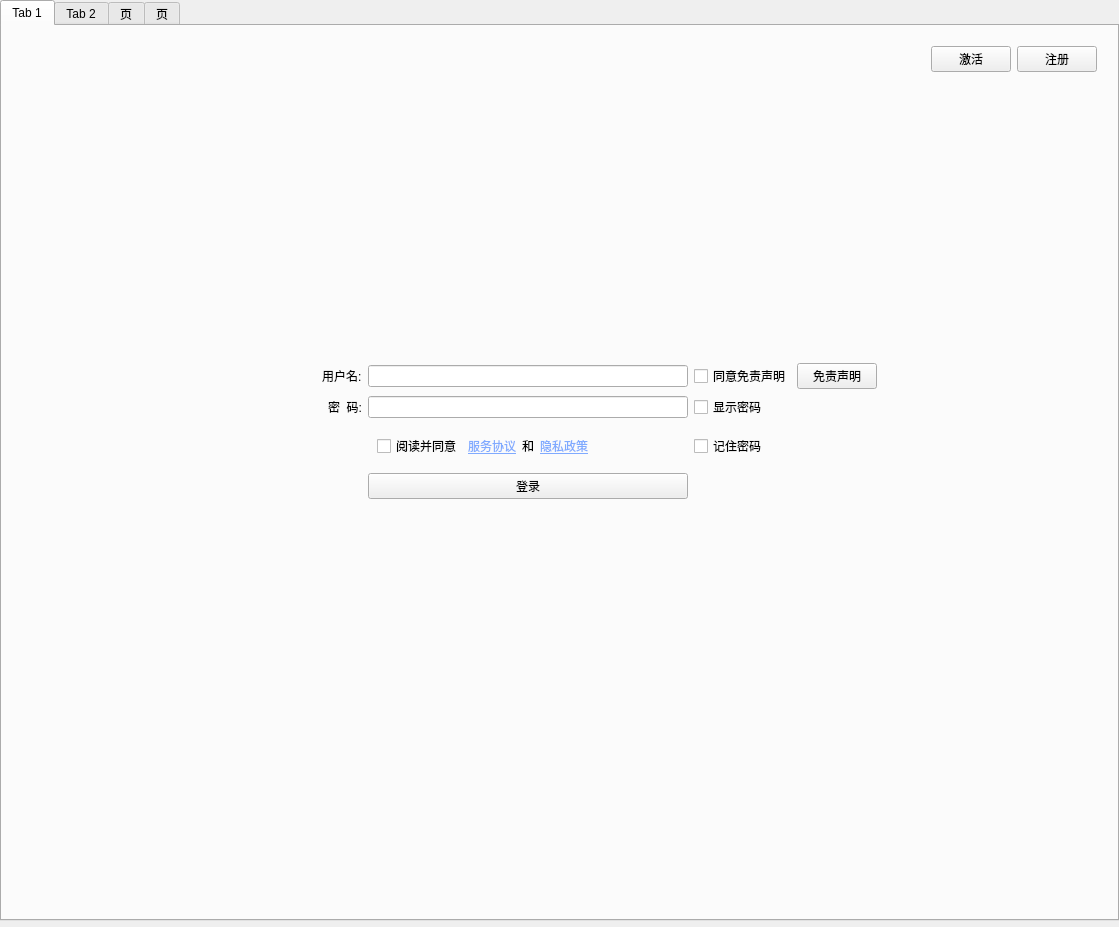
<?xml version="1.0" encoding="UTF-8"?>
<ui version="4.0">
 <class>JLoginOrigin</class>
 <widget class="qMRMLWidget" name="JLoginOrigin">
  <property name="geometry">
   <rect>
    <x>0</x>
    <y>0</y>
    <width>1119</width>
    <height>927</height>
   </rect>
  </property>
  <property name="styleSheet">
   <string notr="true"/>
  </property>
  <layout class="QVBoxLayout" name="verticalLayout">
   <property name="leftMargin">
    <number>0</number>
   </property>
   <property name="topMargin">
    <number>0</number>
   </property>
   <property name="rightMargin">
    <number>0</number>
   </property>
   <property name="bottomMargin">
    <number>6</number>
   </property>
   <item>
    <widget class="QWidget" name="widget" native="true">
     <layout class="QVBoxLayout" name="verticalLayout_3">
      <property name="leftMargin">
       <number>0</number>
      </property>
      <property name="topMargin">
       <number>0</number>
      </property>
      <property name="rightMargin">
       <number>0</number>
      </property>
      <property name="bottomMargin">
       <number>0</number>
      </property>
      <item>
       <widget class="QTabWidget" name="tabWidget">
        <property name="currentIndex">
         <number>0</number>
        </property>
        <widget class="QWidget" name="tab">
         <attribute name="title">
          <string>Tab 1</string>
         </attribute>
         <layout class="QVBoxLayout" name="verticalLayout_4">
          <property name="leftMargin">
           <number>0</number>
          </property>
          <property name="topMargin">
           <number>20</number>
          </property>
          <property name="rightMargin">
           <number>0</number>
          </property>
          <property name="bottomMargin">
           <number>0</number>
          </property>
          <item>
           <layout class="QVBoxLayout" name="verticalLayout_2">
            <item>
             <layout class="QHBoxLayout" name="horizontalLayout" stretch="0,1,0,0,0">
              <item>
               <spacer name="horizontalSpacer">
                <property name="orientation">
                 <enum>Qt::Horizontal</enum>
                </property>
                <property name="sizeHint" stdset="0">
                 <size>
                  <width>95</width>
                  <height>20</height>
                 </size>
                </property>
               </spacer>
              </item>
              <item>
               <widget class="QLabel" name="r_error_text_2">
                <property name="styleSheet">
                 <string notr="true">color: rgb(255, 0, 4);</string>
                </property>
                <property name="text">
                 <string/>
                </property>
                <property name="alignment">
                 <set>Qt::AlignCenter</set>
                </property>
               </widget>
              </item>
              <item>
               <widget class="QPushButton" name="pushButton">
                <property name="text">
                 <string>激活</string>
                </property>
               </widget>
              </item>
              <item>
               <widget class="QPushButton" name="BtnReturnToRegister">
                <property name="text">
                 <string>注册</string>
                </property>
               </widget>
              </item>
              <item>
               <spacer name="horizontalSpacer_2">
                <property name="orientation">
                 <enum>Qt::Horizontal</enum>
                </property>
                <property name="sizeType">
                 <enum>QSizePolicy::Fixed</enum>
                </property>
                <property name="sizeHint" stdset="0">
                 <size>
                  <width>20</width>
                  <height>20</height>
                 </size>
                </property>
               </spacer>
              </item>
             </layout>
            </item>
            <item>
             <layout class="QGridLayout" name="gridLayout">
              <property name="sizeConstraint">
               <enum>QLayout::SetDefaultConstraint</enum>
              </property>
              <item row="3" column="4">
               <widget class="QCheckBox" name="l_cb_show_password">
                <property name="text">
                 <string>显示密码</string>
                </property>
               </widget>
              </item>
              <item row="2" column="0">
               <spacer name="horizontalSpacer_3">
                <property name="orientation">
                 <enum>Qt::Horizontal</enum>
                </property>
                <property name="sizeHint" stdset="0">
                 <size>
                  <width>40</width>
                  <height>20</height>
                 </size>
                </property>
               </spacer>
              </item>
              <item row="3" column="5">
               <spacer name="horizontalSpacer_4">
                <property name="orientation">
                 <enum>Qt::Horizontal</enum>
                </property>
                <property name="sizeHint" stdset="0">
                 <size>
                  <width>40</width>
                  <height>20</height>
                 </size>
                </property>
               </spacer>
              </item>
              <item row="3" column="2">
               <widget class="QLineEdit" name="l_password">
                <property name="echoMode">
                 <enum>QLineEdit::Password</enum>
                </property>
               </widget>
              </item>
              <item row="2" column="2">
               <widget class="QLineEdit" name="l_username"/>
              </item>
              <item row="2" column="1">
               <widget class="QLabel" name="label">
                <property name="text">
                 <string>用户名:</string>
                </property>
               </widget>
              </item>
              <item row="1" column="2">
               <spacer name="verticalSpacer_2">
                <property name="orientation">
                 <enum>Qt::Vertical</enum>
                </property>
                <property name="sizeHint" stdset="0">
                 <size>
                  <width>20</width>
                  <height>40</height>
                 </size>
                </property>
               </spacer>
              </item>
              <item row="3" column="1">
               <widget class="QLabel" name="label_2">
                <property name="text">
                 <string>密  码:</string>
                </property>
                <property name="alignment">
                 <set>Qt::AlignRight|Qt::AlignTrailing|Qt::AlignVCenter</set>
                </property>
               </widget>
              </item>
              <item row="5" column="2">
               <widget class="QPushButton" name="BtnDoLogin">
                <property name="text">
                 <string>登录</string>
                </property>
               </widget>
              </item>
              <item row="4" column="2">
               <widget class="QWidget" name="groupRead" native="true">
                <property name="sizePolicy">
                 <sizepolicy hsizetype="Preferred" vsizetype="Fixed">
                  <horstretch>0</horstretch>
                  <verstretch>0</verstretch>
                 </sizepolicy>
                </property>
                <property name="minimumSize">
                 <size>
                  <width>0</width>
                  <height>24</height>
                 </size>
                </property>
                <layout class="QHBoxLayout" name="horizontalLayout_10">
                 <item>
                  <widget class="QCheckBox" name="checkUserAgreement">
                   <property name="text">
                    <string>阅读并同意</string>
                   </property>
                  </widget>
                 </item>
                 <item>
                  <widget class="QPushButton" name="btnUserAgreement">
                   <property name="styleSheet">
                    <string notr="true">border-radius: 0px;
  border: none;
  background-color: transparent;
  text-decoration: underline;
  color: #80AAFF;</string>
                   </property>
                   <property name="text">
                    <string>服务协议</string>
                   </property>
                  </widget>
                 </item>
                 <item>
                  <widget class="QLabel" name="label_9">
                   <property name="text">
                    <string>和</string>
                   </property>
                  </widget>
                 </item>
                 <item>
                  <widget class="QPushButton" name="btnPrivacyPolicy">
                   <property name="styleSheet">
                    <string notr="true">border-radius: 0px;
  border: none;
  background-color: transparent;
  text-decoration: underline;
  color: #80AAFF;</string>
                   </property>
                   <property name="text">
                    <string>隐私政策</string>
                   </property>
                  </widget>
                 </item>
                 <item>
                  <spacer name="horizontalSpacer_18">
                   <property name="orientation">
                    <enum>Qt::Horizontal</enum>
                   </property>
                   <property name="sizeHint" stdset="0">
                    <size>
                     <width>40</width>
                     <height>20</height>
                    </size>
                   </property>
                  </spacer>
                 </item>
                </layout>
               </widget>
              </item>
              <item row="4" column="4">
               <widget class="QCheckBox" name="l_cb_remember_password">
                <property name="text">
                 <string>记住密码</string>
                </property>
               </widget>
              </item>
              <item row="2" column="5">
               <widget class="QPushButton" name="pushButton_2">
                <property name="sizePolicy">
                 <sizepolicy hsizetype="Fixed" vsizetype="Fixed">
                  <horstretch>0</horstretch>
                  <verstretch>0</verstretch>
                 </sizepolicy>
                </property>
                <property name="text">
                 <string>免责声明</string>
                </property>
               </widget>
              </item>
              <item row="2" column="4">
               <widget class="QCheckBox" name="l_cb_show_agree">
                <property name="text">
                 <string>同意免责声明</string>
                </property>
               </widget>
              </item>
             </layout>
            </item>
            <item>
             <layout class="QHBoxLayout" name="horizontalLayout_4"/>
            </item>
            <item>
             <spacer name="verticalSpacer_8">
              <property name="orientation">
               <enum>Qt::Vertical</enum>
              </property>
              <property name="sizeType">
               <enum>QSizePolicy::Expanding</enum>
              </property>
              <property name="sizeHint" stdset="0">
               <size>
                <width>20</width>
                <height>10</height>
               </size>
              </property>
             </spacer>
            </item>
           </layout>
          </item>
         </layout>
        </widget>
        <widget class="QWidget" name="tab_2">
         <attribute name="title">
          <string>Tab 2</string>
         </attribute>
         <layout class="QVBoxLayout" name="verticalLayout_6">
          <property name="leftMargin">
           <number>0</number>
          </property>
          <property name="topMargin">
           <number>20</number>
          </property>
          <property name="rightMargin">
           <number>0</number>
          </property>
          <property name="bottomMargin">
           <number>0</number>
          </property>
          <item>
           <layout class="QVBoxLayout" name="verticalLayout_5">
            <item>
             <layout class="QHBoxLayout" name="horizontalLayout_2" stretch="0,0,1,0,0">
              <item>
               <spacer name="horizontalSpacer_5">
                <property name="orientation">
                 <enum>Qt::Horizontal</enum>
                </property>
                <property name="sizeHint" stdset="0">
                 <size>
                  <width>95</width>
                  <height>20</height>
                 </size>
                </property>
               </spacer>
              </item>
              <item>
               <widget class="QLabel" name="label_6">
                <property name="text">
                 <string/>
                </property>
               </widget>
              </item>
              <item>
               <widget class="QLabel" name="r_error_text">
                <property name="styleSheet">
                 <string notr="true">color: rgb(255, 0, 4);</string>
                </property>
                <property name="text">
                 <string/>
                </property>
                <property name="alignment">
                 <set>Qt::AlignCenter</set>
                </property>
               </widget>
              </item>
              <item>
               <widget class="QPushButton" name="BtnReturnToLogin">
                <property name="text">
                 <string>登录</string>
                </property>
               </widget>
              </item>
              <item>
               <spacer name="horizontalSpacer_6">
                <property name="orientation">
                 <enum>Qt::Horizontal</enum>
                </property>
                <property name="sizeType">
                 <enum>QSizePolicy::Fixed</enum>
                </property>
                <property name="sizeHint" stdset="0">
                 <size>
                  <width>20</width>
                  <height>20</height>
                 </size>
                </property>
               </spacer>
              </item>
             </layout>
            </item>
            <item>
             <spacer name="verticalSpacer_3">
              <property name="orientation">
               <enum>Qt::Vertical</enum>
              </property>
              <property name="sizeHint" stdset="0">
               <size>
                <width>20</width>
                <height>40</height>
               </size>
              </property>
             </spacer>
            </item>
            <item>
             <layout class="QGridLayout" name="gridLayout_2">
              <property name="sizeConstraint">
               <enum>QLayout::SetDefaultConstraint</enum>
              </property>
              <item row="0" column="4">
               <spacer name="horizontalSpacer_8">
                <property name="orientation">
                 <enum>Qt::Horizontal</enum>
                </property>
                <property name="sizeHint" stdset="0">
                 <size>
                  <width>40</width>
                  <height>20</height>
                 </size>
                </property>
               </spacer>
              </item>
              <item row="1" column="1">
               <widget class="QLabel" name="label_3">
                <property name="text">
                 <string>密  码:</string>
                </property>
                <property name="alignment">
                 <set>Qt::AlignRight|Qt::AlignTrailing|Qt::AlignVCenter</set>
                </property>
               </widget>
              </item>
              <item row="2" column="1">
               <widget class="QLabel" name="label_5">
                <property name="text">
                 <string>重复密码:</string>
                </property>
                <property name="alignment">
                 <set>Qt::AlignRight|Qt::AlignTrailing|Qt::AlignVCenter</set>
                </property>
               </widget>
              </item>
              <item row="0" column="0">
               <spacer name="horizontalSpacer_7">
                <property name="orientation">
                 <enum>Qt::Horizontal</enum>
                </property>
                <property name="sizeHint" stdset="0">
                 <size>
                  <width>40</width>
                  <height>20</height>
                 </size>
                </property>
               </spacer>
              </item>
              <item row="0" column="2">
               <widget class="QLineEdit" name="r_username"/>
              </item>
              <item row="3" column="2">
               <widget class="QPushButton" name="BtnDoRegister">
                <property name="text">
                 <string>注册</string>
                </property>
               </widget>
              </item>
              <item row="2" column="2">
               <widget class="QLineEdit" name="r_password_2">
                <property name="echoMode">
                 <enum>QLineEdit::Password</enum>
                </property>
               </widget>
              </item>
              <item row="0" column="1">
               <widget class="QLabel" name="label_4">
                <property name="text">
                 <string>用户名:</string>
                </property>
                <property name="alignment">
                 <set>Qt::AlignRight|Qt::AlignTrailing|Qt::AlignVCenter</set>
                </property>
               </widget>
              </item>
              <item row="1" column="2">
               <widget class="QLineEdit" name="r_password_1">
                <property name="echoMode">
                 <enum>QLineEdit::Password</enum>
                </property>
               </widget>
              </item>
              <item row="0" column="3">
               <widget class="QComboBox" name="r_user_auth">
                <item>
                 <property name="text">
                  <string>管理员</string>
                 </property>
                </item>
                <item>
                 <property name="text">
                  <string>普通用户</string>
                 </property>
                </item>
               </widget>
              </item>
             </layout>
            </item>
            <item>
             <spacer name="verticalSpacer_4">
              <property name="orientation">
               <enum>Qt::Vertical</enum>
              </property>
              <property name="sizeHint" stdset="0">
               <size>
                <width>20</width>
                <height>40</height>
               </size>
              </property>
             </spacer>
            </item>
           </layout>
          </item>
         </layout>
        </widget>
        <widget class="QWidget" name="tab_3">
         <attribute name="title">
          <string>页</string>
         </attribute>
         <layout class="QVBoxLayout" name="verticalLayout_8">
          <property name="leftMargin">
           <number>0</number>
          </property>
          <property name="topMargin">
           <number>20</number>
          </property>
          <property name="rightMargin">
           <number>0</number>
          </property>
          <property name="bottomMargin">
           <number>0</number>
          </property>
          <item>
           <layout class="QVBoxLayout" name="verticalLayout_7">
            <item>
             <layout class="QHBoxLayout" name="horizontalLayout_3" stretch="0,0,1,0,0">
              <item>
               <spacer name="horizontalSpacer_9">
                <property name="orientation">
                 <enum>Qt::Horizontal</enum>
                </property>
                <property name="sizeHint" stdset="0">
                 <size>
                  <width>95</width>
                  <height>20</height>
                 </size>
                </property>
               </spacer>
              </item>
              <item>
               <widget class="QLabel" name="label_7">
                <property name="text">
                 <string/>
                </property>
               </widget>
              </item>
              <item>
               <widget class="QLabel" name="r_error_text_3">
                <property name="styleSheet">
                 <string notr="true">color: rgb(255, 0, 4);</string>
                </property>
                <property name="text">
                 <string/>
                </property>
                <property name="alignment">
                 <set>Qt::AlignCenter</set>
                </property>
               </widget>
              </item>
              <item>
               <widget class="QPushButton" name="BtnReturnToLogin_2">
                <property name="text">
                 <string>登录</string>
                </property>
               </widget>
              </item>
              <item>
               <spacer name="horizontalSpacer_10">
                <property name="orientation">
                 <enum>Qt::Horizontal</enum>
                </property>
                <property name="sizeType">
                 <enum>QSizePolicy::Fixed</enum>
                </property>
                <property name="sizeHint" stdset="0">
                 <size>
                  <width>20</width>
                  <height>20</height>
                 </size>
                </property>
               </spacer>
              </item>
             </layout>
            </item>
            <item>
             <spacer name="verticalSpacer_5">
              <property name="orientation">
               <enum>Qt::Vertical</enum>
              </property>
              <property name="sizeHint" stdset="0">
               <size>
                <width>20</width>
                <height>40</height>
               </size>
              </property>
             </spacer>
            </item>
            <item>
             <layout class="QGridLayout" name="gridLayout_3">
              <property name="sizeConstraint">
               <enum>QLayout::SetDefaultConstraint</enum>
              </property>
              <item row="0" column="3">
               <spacer name="horizontalSpacer_11">
                <property name="orientation">
                 <enum>Qt::Horizontal</enum>
                </property>
                <property name="sizeHint" stdset="0">
                 <size>
                  <width>40</width>
                  <height>20</height>
                 </size>
                </property>
               </spacer>
              </item>
              <item row="2" column="2">
               <widget class="QPushButton" name="BtnDoActivate">
                <property name="text">
                 <string>激活</string>
                </property>
               </widget>
              </item>
              <item row="0" column="0">
               <spacer name="horizontalSpacer_12">
                <property name="orientation">
                 <enum>Qt::Horizontal</enum>
                </property>
                <property name="sizeHint" stdset="0">
                 <size>
                  <width>40</width>
                  <height>20</height>
                 </size>
                </property>
               </spacer>
              </item>
              <item row="1" column="1">
               <widget class="QLabel" name="label_8">
                <property name="text">
                 <string>激活码</string>
                </property>
                <property name="alignment">
                 <set>Qt::AlignRight|Qt::AlignTrailing|Qt::AlignVCenter</set>
                </property>
               </widget>
              </item>
              <item row="0" column="2">
               <widget class="QLineEdit" name="r_username_2"/>
              </item>
              <item row="1" column="2">
               <widget class="QLineEdit" name="r_password_4">
                <property name="echoMode">
                 <enum>QLineEdit::Password</enum>
                </property>
               </widget>
              </item>
              <item row="0" column="1">
               <widget class="QLabel" name="label_10">
                <property name="text">
                 <string>机器码</string>
                </property>
                <property name="alignment">
                 <set>Qt::AlignRight|Qt::AlignTrailing|Qt::AlignVCenter</set>
                </property>
               </widget>
              </item>
             </layout>
            </item>
            <item>
             <spacer name="verticalSpacer_6">
              <property name="orientation">
               <enum>Qt::Vertical</enum>
              </property>
              <property name="sizeHint" stdset="0">
               <size>
                <width>20</width>
                <height>40</height>
               </size>
              </property>
             </spacer>
            </item>
            <item>
             <spacer name="verticalSpacer_7">
              <property name="orientation">
               <enum>Qt::Vertical</enum>
              </property>
              <property name="sizeType">
               <enum>QSizePolicy::Fixed</enum>
              </property>
              <property name="sizeHint" stdset="0">
               <size>
                <width>20</width>
                <height>1</height>
               </size>
              </property>
             </spacer>
            </item>
           </layout>
          </item>
         </layout>
        </widget>
        <widget class="QWidget" name="tab_4">
         <attribute name="title">
          <string>页</string>
         </attribute>
         <layout class="QVBoxLayout" name="verticalLayout_9">
          <item>
           <spacer name="verticalSpacer">
            <property name="orientation">
             <enum>Qt::Vertical</enum>
            </property>
            <property name="sizeType">
             <enum>QSizePolicy::Fixed</enum>
            </property>
            <property name="sizeHint" stdset="0">
             <size>
              <width>20</width>
              <height>20</height>
             </size>
            </property>
           </spacer>
          </item>
          <item>
           <layout class="QHBoxLayout" name="horizontalLayout_5" stretch="0,0,1,0,0">
            <item>
             <spacer name="horizontalSpacer_13">
              <property name="orientation">
               <enum>Qt::Horizontal</enum>
              </property>
              <property name="sizeHint" stdset="0">
               <size>
                <width>95</width>
                <height>20</height>
               </size>
              </property>
             </spacer>
            </item>
            <item>
             <widget class="QLabel" name="label_16">
              <property name="text">
               <string/>
              </property>
             </widget>
            </item>
            <item>
             <widget class="QLabel" name="r_error_text_4">
              <property name="styleSheet">
               <string notr="true">color: rgb(255, 0, 4);</string>
              </property>
              <property name="text">
               <string/>
              </property>
              <property name="alignment">
               <set>Qt::AlignCenter</set>
              </property>
             </widget>
            </item>
            <item>
             <widget class="QPushButton" name="BtnReturnToLogin_3">
              <property name="text">
               <string>登录</string>
              </property>
             </widget>
            </item>
            <item>
             <spacer name="horizontalSpacer_14">
              <property name="orientation">
               <enum>Qt::Horizontal</enum>
              </property>
              <property name="sizeType">
               <enum>QSizePolicy::Fixed</enum>
              </property>
              <property name="sizeHint" stdset="0">
               <size>
                <width>20</width>
                <height>20</height>
               </size>
              </property>
             </spacer>
            </item>
           </layout>
          </item>
          <item>
           <widget class="QWidget" name="widget_3" native="true">
            <layout class="QHBoxLayout" name="horizontalLayout_6">
             <item>
              <widget class="QWidget" name="widget_4" native="true">
               <layout class="QHBoxLayout" name="horizontalLayout_7">
                <item>
                 <widget class="QPushButton" name="log_export">
                  <property name="text">
                   <string>  基础日志导出  </string>
                  </property>
                 </widget>
                </item>
               </layout>
              </widget>
             </item>
             <item>
              <widget class="QPushButton" name="operate_log_export">
               <property name="text">
                <string>  操作日志导出  </string>
               </property>
              </widget>
             </item>
             <item>
              <spacer name="horizontalSpacer_17">
               <property name="orientation">
                <enum>Qt::Horizontal</enum>
               </property>
               <property name="sizeHint" stdset="0">
                <size>
                 <width>40</width>
                 <height>20</height>
                </size>
               </property>
              </spacer>
             </item>
            </layout>
           </widget>
          </item>
          <item>
           <widget class="QWidget" name="widget_2" native="true">
            <property name="minimumSize">
             <size>
              <width>300</width>
              <height>0</height>
             </size>
            </property>
           </widget>
          </item>
          <item>
           <spacer name="verticalSpacer_10">
            <property name="orientation">
             <enum>Qt::Vertical</enum>
            </property>
            <property name="sizeHint" stdset="0">
             <size>
              <width>20</width>
              <height>361</height>
             </size>
            </property>
           </spacer>
          </item>
          <item>
           <layout class="QGridLayout" name="gridLayout_4">
            <property name="sizeConstraint">
             <enum>QLayout::SetDefaultConstraint</enum>
            </property>
            <item row="0" column="3">
             <spacer name="horizontalSpacer_15">
              <property name="orientation">
               <enum>Qt::Horizontal</enum>
              </property>
              <property name="sizeHint" stdset="0">
               <size>
                <width>40</width>
                <height>20</height>
               </size>
              </property>
             </spacer>
            </item>
            <item row="0" column="1">
             <widget class="QLabel" name="label_14">
              <property name="text">
               <string>用户名:</string>
              </property>
              <property name="alignment">
               <set>Qt::AlignRight|Qt::AlignTrailing|Qt::AlignVCenter</set>
              </property>
             </widget>
            </item>
            <item row="3" column="2">
             <widget class="QPushButton" name="BtnDoModifyPassword">
              <property name="text">
               <string>修改密码</string>
              </property>
             </widget>
            </item>
            <item row="2" column="1">
             <widget class="QLabel" name="label_13">
              <property name="text">
               <string>重复密码:</string>
              </property>
              <property name="alignment">
               <set>Qt::AlignRight|Qt::AlignTrailing|Qt::AlignVCenter</set>
              </property>
             </widget>
            </item>
            <item row="0" column="2">
             <widget class="QLineEdit" name="r_username_3"/>
            </item>
            <item row="2" column="2">
             <widget class="QLineEdit" name="r_password_3">
              <property name="echoMode">
               <enum>QLineEdit::Password</enum>
              </property>
             </widget>
            </item>
            <item row="0" column="0">
             <spacer name="horizontalSpacer_16">
              <property name="orientation">
               <enum>Qt::Horizontal</enum>
              </property>
              <property name="sizeHint" stdset="0">
               <size>
                <width>40</width>
                <height>20</height>
               </size>
              </property>
             </spacer>
            </item>
            <item row="1" column="2">
             <widget class="QLineEdit" name="r_password_5">
              <property name="echoMode">
               <enum>QLineEdit::Password</enum>
              </property>
             </widget>
            </item>
            <item row="1" column="1">
             <widget class="QLabel" name="label_15">
              <property name="text">
               <string>密  码:</string>
              </property>
              <property name="alignment">
               <set>Qt::AlignRight|Qt::AlignTrailing|Qt::AlignVCenter</set>
              </property>
             </widget>
            </item>
           </layout>
          </item>
          <item>
           <spacer name="verticalSpacer_9">
            <property name="orientation">
             <enum>Qt::Vertical</enum>
            </property>
            <property name="sizeHint" stdset="0">
             <size>
              <width>20</width>
              <height>361</height>
             </size>
            </property>
           </spacer>
          </item>
         </layout>
        </widget>
       </widget>
      </item>
     </layout>
    </widget>
   </item>
  </layout>
 </widget>
 <customwidgets>
  <customwidget>
   <class>qMRMLWidget</class>
   <extends>QWidget</extends>
   <header>qMRMLWidget.h</header>
   <container>1</container>
  </customwidget>
 </customwidgets>
 <resources/>
 <connections/>
</ui>
